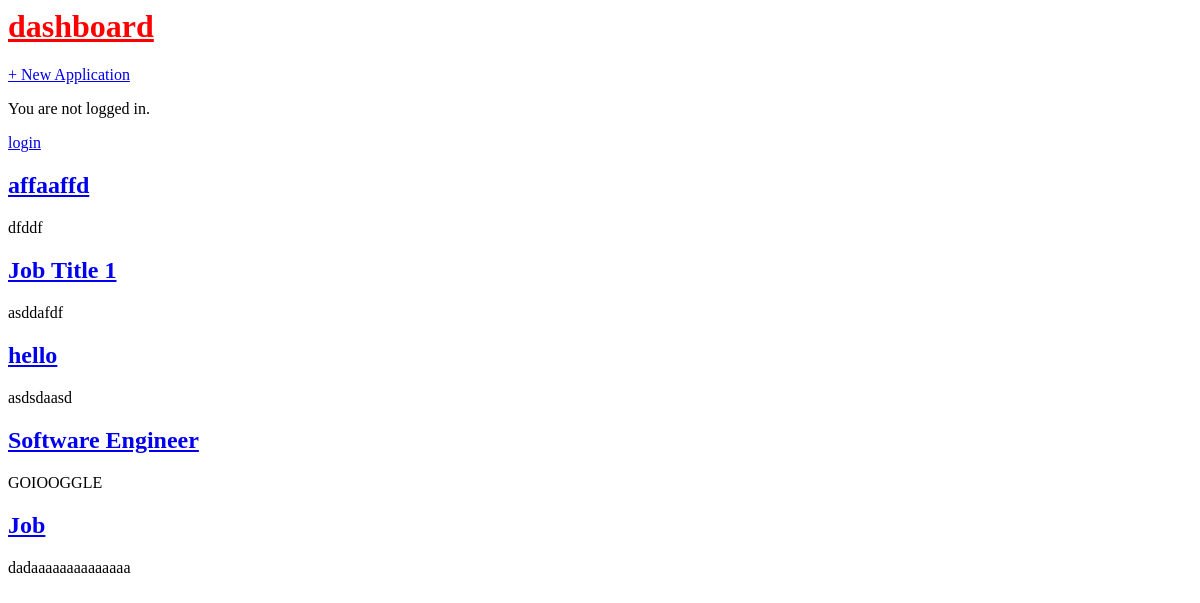
Before: / with the older database file.
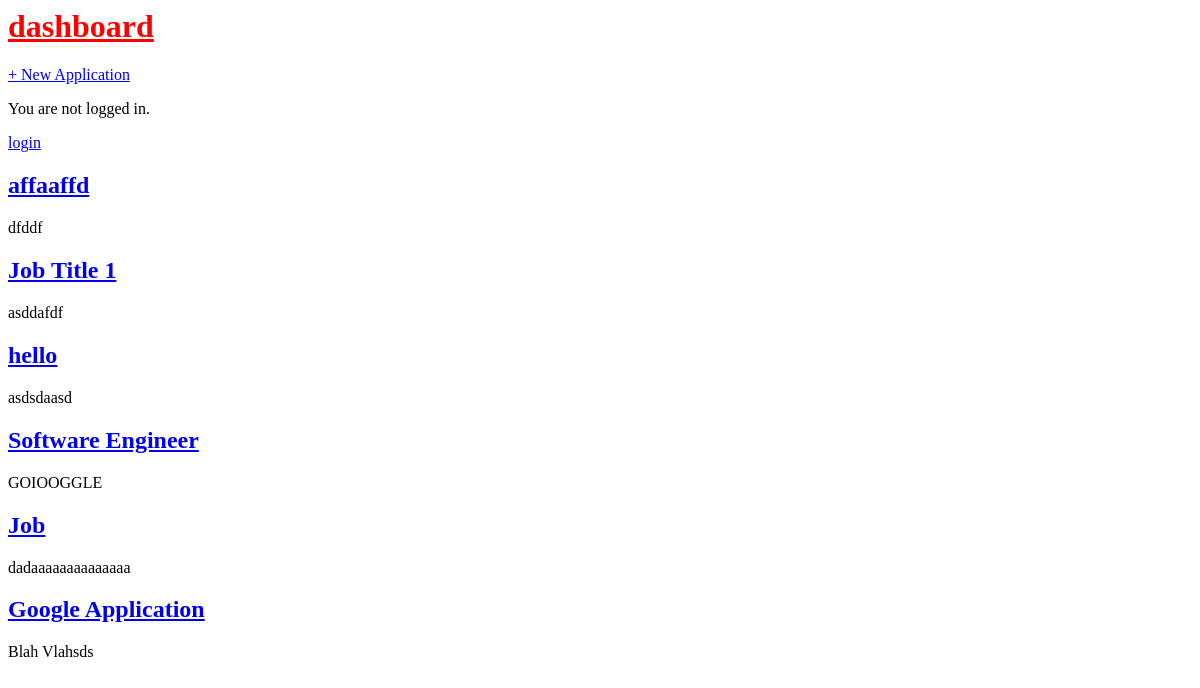
After: the same page with the newer database file.
### blog/models.py (models this page shows, shortened)
class Post(models.Model):
    title = models.CharField(max_length=200)
    author = models.ForeignKey(
        'auth.User',
        on_delete=models.CASCADE,
    )
    body = models.TextField()

### blog/views.py (the view)
# urls.py: path('', views.BlogListView.as_view(), name='home'),
class BlogListView(ListView):
    model = Post
    template_name = 'home.html'

### blog/templates/home.html
{% extends 'base.html' %}
{% block content %}
  {% for post in object_list %}
  <div class="post-entry">
    <h2><a href="{% url 'post_detail' post.pk %}">{{ post.title }}</a></h2>
    <p>{{ post.body }}</p>
  </div>
  {% endfor %}
{% endblock content %}

### blog/templates/base.html (shortened to what this page needs)
{% load staticfiles %}
<html>
  <head>
    <link rel="stylesheet" href="{% static 'css/base.css' %}">
  </head>
  <body>
    <div class="container">
      <header>
        <div class="nav-left">
          <h1><a href="/">dashboard</a></h1>
        </div>
        <div class="nav-right">
          <a href="{% url 'post_new' %}">+ New Application</a>
        </div>
      </header>
	{% if user.is_authenticated %}
		<p>Welcome {{ user.username }}!</p>
		<p><a href="{% url 'logout' %}">logout</a></p>
	{% else %}
		<p>You are not logged in.</p>
		<a href="{% url 'login' %}">login</a>
	{% endif %}
	{% block content %}
	{% endblock content %}
    </div>
  </body>
</html>

### blog/static/css/base.css (style rules this page uses)
header h1 a { color: red; }

Changed rows visible on the page:
added Post: title "Google Application", body "Blah Vlahsds"
